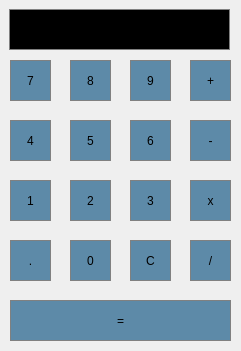
<?xml version="1.0" encoding="UTF-8"?>
<ui version="4.0">
 <class>MainWindow</class>
 <widget class="QMainWindow" name="MainWindow">
  <property name="geometry">
   <rect>
    <x>0</x>
    <y>0</y>
    <width>241</width>
    <height>351</height>
   </rect>
  </property>
  <property name="font">
   <font>
    <family>Times New Roman</family>
    <pointsize>10</pointsize>
   </font>
  </property>
  <property name="windowTitle">
   <string>Calculator</string>
  </property>
  <property name="layoutDirection">
   <enum>Qt::LeftToRight</enum>
  </property>
  <property name="styleSheet">
   <string notr="true">QPushButton {
     background-color: #5D8AA8; border: 1px solid gray;
	border-radius: 0px;
	padding: 5px;
}
QLineEdit {
 background-color: Black; border: 1px solid gray;
	color: #FFD800;}
QPushButton:pressed {
    background-color: #FE6F5E; border: 1px solid gray;
	border-radius: 0px;
	padding: 5px;
}
</string>
  </property>
  <widget class="QWidget" name="centralWidget">
   <widget class="QPushButton" name="numButton9">
    <property name="geometry">
     <rect>
      <x>130</x>
      <y>60</y>
      <width>41</width>
      <height>41</height>
     </rect>
    </property>
    <property name="text">
     <string>9</string>
    </property>
   </widget>
   <widget class="QPushButton" name="calcButton">
    <property name="geometry">
     <rect>
      <x>10</x>
      <y>300</y>
      <width>221</width>
      <height>41</height>
     </rect>
    </property>
    <property name="text">
     <string>=</string>
    </property>
   </widget>
   <widget class="QPushButton" name="numButton0">
    <property name="geometry">
     <rect>
      <x>70</x>
      <y>240</y>
      <width>41</width>
      <height>41</height>
     </rect>
    </property>
    <property name="text">
     <string>0</string>
    </property>
   </widget>
   <widget class="QPushButton" name="numButton4">
    <property name="geometry">
     <rect>
      <x>10</x>
      <y>120</y>
      <width>41</width>
      <height>41</height>
     </rect>
    </property>
    <property name="text">
     <string>4</string>
    </property>
   </widget>
   <widget class="QPushButton" name="numButton2">
    <property name="geometry">
     <rect>
      <x>70</x>
      <y>180</y>
      <width>41</width>
      <height>41</height>
     </rect>
    </property>
    <property name="text">
     <string>2</string>
    </property>
   </widget>
   <widget class="QPushButton" name="numButton3">
    <property name="geometry">
     <rect>
      <x>130</x>
      <y>180</y>
      <width>41</width>
      <height>41</height>
     </rect>
    </property>
    <property name="text">
     <string>3</string>
    </property>
   </widget>
   <widget class="QPushButton" name="numButton8">
    <property name="geometry">
     <rect>
      <x>70</x>
      <y>60</y>
      <width>41</width>
      <height>41</height>
     </rect>
    </property>
    <property name="text">
     <string>8</string>
    </property>
   </widget>
   <widget class="QPushButton" name="numButton7">
    <property name="geometry">
     <rect>
      <x>10</x>
      <y>60</y>
      <width>41</width>
      <height>41</height>
     </rect>
    </property>
    <property name="text">
     <string>7</string>
    </property>
   </widget>
   <widget class="QPushButton" name="numButton5">
    <property name="geometry">
     <rect>
      <x>70</x>
      <y>120</y>
      <width>41</width>
      <height>41</height>
     </rect>
    </property>
    <property name="text">
     <string>5</string>
    </property>
   </widget>
   <widget class="QPushButton" name="numButton6">
    <property name="geometry">
     <rect>
      <x>130</x>
      <y>120</y>
      <width>41</width>
      <height>41</height>
     </rect>
    </property>
    <property name="text">
     <string>6</string>
    </property>
   </widget>
   <widget class="QPushButton" name="numButton1">
    <property name="geometry">
     <rect>
      <x>10</x>
      <y>180</y>
      <width>41</width>
      <height>41</height>
     </rect>
    </property>
    <property name="text">
     <string>1</string>
    </property>
   </widget>
   <widget class="QPushButton" name="resetButton">
    <property name="geometry">
     <rect>
      <x>130</x>
      <y>240</y>
      <width>41</width>
      <height>41</height>
     </rect>
    </property>
    <property name="text">
     <string>C</string>
    </property>
   </widget>
   <widget class="QPushButton" name="actionButtonAdd">
    <property name="geometry">
     <rect>
      <x>190</x>
      <y>60</y>
      <width>41</width>
      <height>41</height>
     </rect>
    </property>
    <property name="text">
     <string>+</string>
    </property>
   </widget>
   <widget class="QPushButton" name="actionButtonSub">
    <property name="geometry">
     <rect>
      <x>190</x>
      <y>120</y>
      <width>41</width>
      <height>41</height>
     </rect>
    </property>
    <property name="layoutDirection">
     <enum>Qt::LeftToRight</enum>
    </property>
    <property name="text">
     <string>-</string>
    </property>
   </widget>
   <widget class="QPushButton" name="actionButtonMult">
    <property name="geometry">
     <rect>
      <x>190</x>
      <y>180</y>
      <width>41</width>
      <height>41</height>
     </rect>
    </property>
    <property name="text">
     <string>x</string>
    </property>
   </widget>
   <widget class="QPushButton" name="actionButtonDiv">
    <property name="geometry">
     <rect>
      <x>190</x>
      <y>240</y>
      <width>41</width>
      <height>41</height>
     </rect>
    </property>
    <property name="text">
     <string>/</string>
    </property>
   </widget>
   <widget class="QLineEdit" name="output">
    <property name="geometry">
     <rect>
      <x>9</x>
      <y>9</y>
      <width>221</width>
      <height>41</height>
     </rect>
    </property>
    <property name="layoutDirection">
     <enum>Qt::LeftToRight</enum>
    </property>
    <property name="text">
     <string/>
    </property>
    <property name="alignment">
     <set>Qt::AlignRight|Qt::AlignTrailing|Qt::AlignVCenter</set>
    </property>
    <property name="readOnly">
     <bool>true</bool>
    </property>
   </widget>
   <widget class="QPushButton" name="numButton10">
    <property name="geometry">
     <rect>
      <x>10</x>
      <y>240</y>
      <width>41</width>
      <height>41</height>
     </rect>
    </property>
    <property name="text">
     <string>.</string>
    </property>
   </widget>
  </widget>
 </widget>
 <layoutdefault spacing="6" margin="11"/>
 <resources/>
 <connections/>
</ui>
